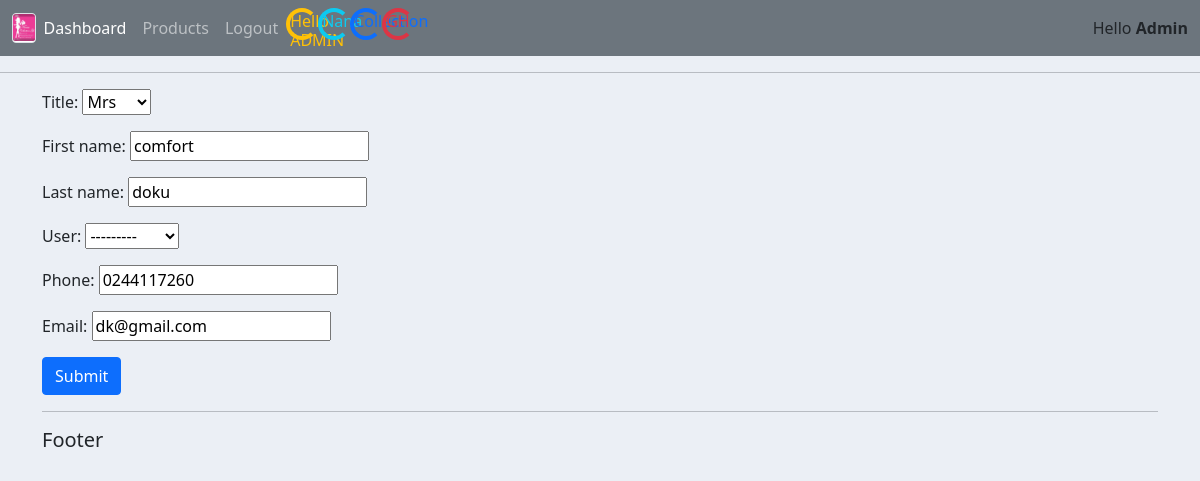
Page /update_cust/2/ (signed in) on the committed database.
### accounts/models.py (models this page shows, shortened)
class Customer(models.Model):
    MY_TITLE =(
        ('mr','Mr'),
        ('mrs','Mrs'),
        ('dr','Dr'),
    )
    title =models.CharField(max_length=20, choices = MY_TITLE)
    first_name = models.CharField(max_length =30, null=True)
    last_name = models.CharField(max_length =50, null= True)
    user =models.OneToOneField(User, null= True, on_delete=models.CASCADE)
    phone = models.CharField(max_length= 12, null=True)
    email = models.EmailField(max_length=50, null=True)
    date_created = models.DateTimeField(auto_now_add=True)

### accounts/views.py (the view)
# urls.py: path('update_cust/<str:cust_id>/', views.update_customer, name="update_customer"),
@login_required(login_url ='login')
def update_customer(request, cust_id):
    customer = Customer.objects.get(id= cust_id)
    form =CustomerForm(instance=customer)
    if request.method =='POST':
        form =CustomerForm(request.POST, instance=customer)
        if form.is_valid():
            form.save()
        messages.success(request,("Customer updated successfully"))
        return redirect('home')
    context ={'form':form}
    return render(request,'accounts/create_customers.html', context)

### accounts/forms.py
class CustomerForm(ModelForm):
    class Meta:
        model =Customer
        fields ='__all__'

### accounts/templates/accounts/create_customers.html (shortened to what this page needs)
{% extends 'accounts/main.html' %}
{% block content %}
<div class="container">
<form class="form-inline" action="" method="POST">
    <div class="group-form">
        {{form.as_p}}
  <button type="submit" class="btn btn-primary">Submit</button>
</div>
</form>
{% endblock content %}

### accounts/templates/accounts/navbar.html (shortened to what this page needs)
{% load static %}
<nav class="navbar navbar-expand-sm navbar-dark bg-secondary">
  <div class="container-fluid">
    <img src="{% static '/images/logo2.jpeg' %}"  class="img-fluid img-thumbnail" id="img-logo" />
    <div class="collapse navbar-collapse" id="navbarNavAltMarkup">
      <div class="navbar-nav">
        <a class="nav-link active" aria-current="page" href="{% url 'home' %}">Dashboard</a>
        {% if user.is_authenticated %}
        <a class="nav-link" href="{% url 'products' %}">Products</a>
        <a class="nav-link" href="{% url 'logout' %}">Logout</a>
        <h6 class="spinner-border text-warning">Hello {{user.username|upper}}</h6>
        <h6 class="spinner-border text-info">Nana</h6>
        <h6 class="spinner-border text-primary">Collection</h6>
        <h6 class="spinner-border text-danger">GH</h6>
        {% else %}
        <a class="nav-link" href="{% url 'register' %}">Register<a>
        <a class="nav-link" href="{% url 'login' %}">login</a>
        {% endif %}
      </div>
    </div>
    <span>Hello <b>{{request.user| title }}</b></span>
  </div>
</nav>

### static/css/main.css (style rules this page uses)
body { background-color:ebeff5; }
#img-logo { height: 30; padding: 0 0 1 0 ; }

### rows in the picture
Customer: title "Mrs", first_name "comfort", last_name "doku", user "---------", phone "0244117260", email "dk@gmail.com"

### other values in the picture
{{ user.username|upper }} "ADMIN"
{{ request.user| title }} "Admin"
